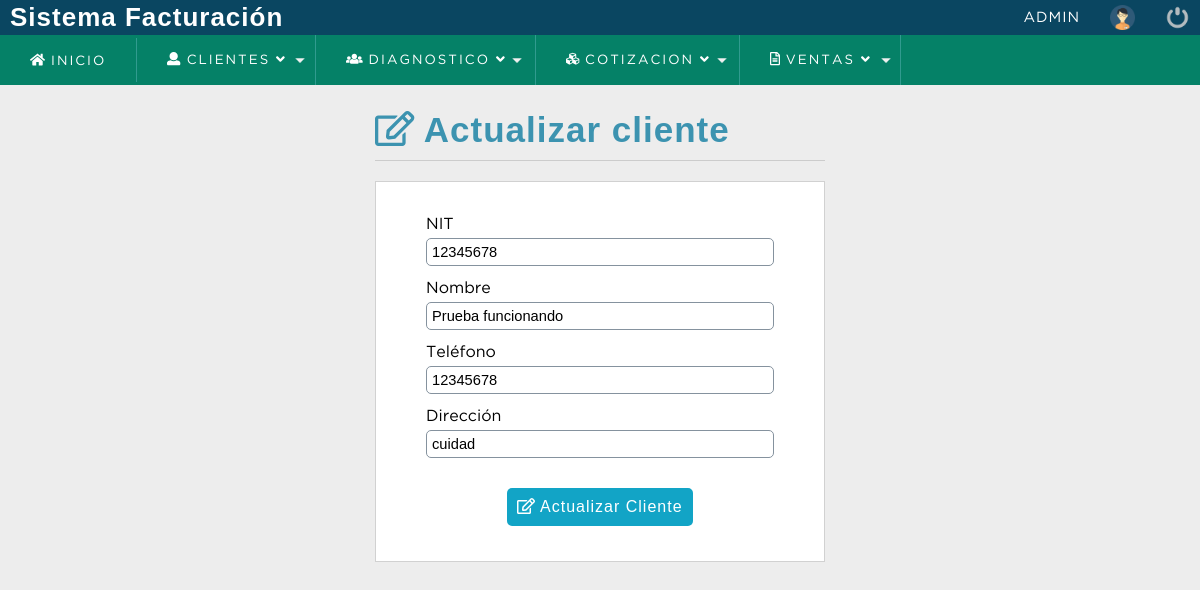
The page /sistema/editar_cliente.php?id=21 (signed in) on the database its author committed.
### tables this page shows
CREATE TABLE `cliente` (
  `idcliente` int(11) NOT NULL,
  `nit` int(11) DEFAULT NULL,
  `nombre` varchar(80) DEFAULT NULL,
  `telefono` bigint(20) DEFAULT NULL,
  `email` text NOT NULL,
  `direccion` text DEFAULT NULL,
  `dateadd` datetime NOT NULL DEFAULT current_timestamp(),
  `usuario_id` int(11) NOT NULL,
  `estatus` int(11) NOT NULL DEFAULT 1,
  `vehiculo` text NOT NULL,
  `placa` text NOT NULL,
  `kilometraje` int(11) NOT NULL,
  `foto` text NOT NULL
);

### sistema/editar_cliente.php (the view, shortened to what this page needs)
<?php
	include "../conexion.php";
	$idcliente = $_REQUEST['id'];
	$sql= mysqli_query($conection,"SELECT *	FROM cliente WHERE idcliente= $idcliente and estatus=1 ");
	$result_sql = mysqli_num_rows($sql);
	if($result_sql == 0){
		header('Location: lista_clientes.php');
	}else{
		while ($data = mysqli_fetch_array($sql)) {
			$nit         = $data['nit'];
			$nombre      = $data['nombre'];
			$telefono    = $data['telefono'];
			$direccion   = $data['direccion'];
		}
	}
 ?>
<!DOCTYPE html>
<html lang="es">
<head>
	<?php include "includes/scripts.php"; ?>
</head>
<body>
	<?php include "includes/header.php"; ?>
	<section id="container">
		<div class="form_register">
			<h1><i class="far fa-edit"></i> Actualizar cliente</h1>
			<hr>
			<form action="" method="post">
				<label for="nit">NIT</label>
				<input type="number" name="nit" id="nit" placeholder="Número de NIT" value="<?php echo $nit; ?>">
				<label for="nombre">Nombre</label>
				<input type="text" name="nombre" id="nombre" placeholder="Nombre completo" value="<?php echo $nombre; ?>" >
				<label for="telefono">Teléfono</label>
				<input type="number" name="telefono" id="telefono" placeholder="Teléfono" value="<?php echo $telefono; ?>">
				<label for="direccion">Dirección</label>
				<input type="text" name="direccion" id="direccion" placeholder="Dirección completa" value="<?php echo $direccion; ?>">
				<button type="submit" class="btn_save"><i class="far fa-edit"></i> Actualizar Cliente</button>
			</form>
		</div>
	</section>
</body>
</html>

### sistema/css/style.css (style rules this page uses)
* { margin: 0; padding: 0; box-sizing: border-box; }
body { background: #ededed; }
h1, h2, h3, h4, h5, h6 { font-family: 'arial'; font-weight: bold; letter-spacing: 1px; }
h1 { font-size: 26px; }
#container { padding: 90px 15px 15px; }
.form_register { width: 450px; margin: auto; margin-top: 20px; }
.form_register h1 { color: #3c93b0; }
hr { border: 0; background: #CCC; height: 1px; margin: 10px 0; display: block; }
form { background: #FFF; margin: auto; padding: 20px 50px; border: 1px solid #d1d1d1; }
label { display: block; font-size: 12pt; font-family: 'GothamBook'; margin: 15px auto 5px auto; }
input,select { display: block; width: 100%; font-size: 11pt; padding: 5px; border: 1px solid #85929e; border-radius: 5px; }
.btn_save { font-size: 12pt; background: #12a4c6; padding: 10px; color: #FFF; letter-spacing: 1px; border: 0; cursor: pointer; margin: 30px auto 15px auto; display: block; border-radius: 5px; }
#container h1 { font-size: 35px; display: inline-block; }

### rows shown on the page
cliente: nit "12345678", nombre "Prueba funcionando", telefono "12345678", direccion "cuidad"

### other values the page prints
$_SESSION['user'] "ADMIN"
